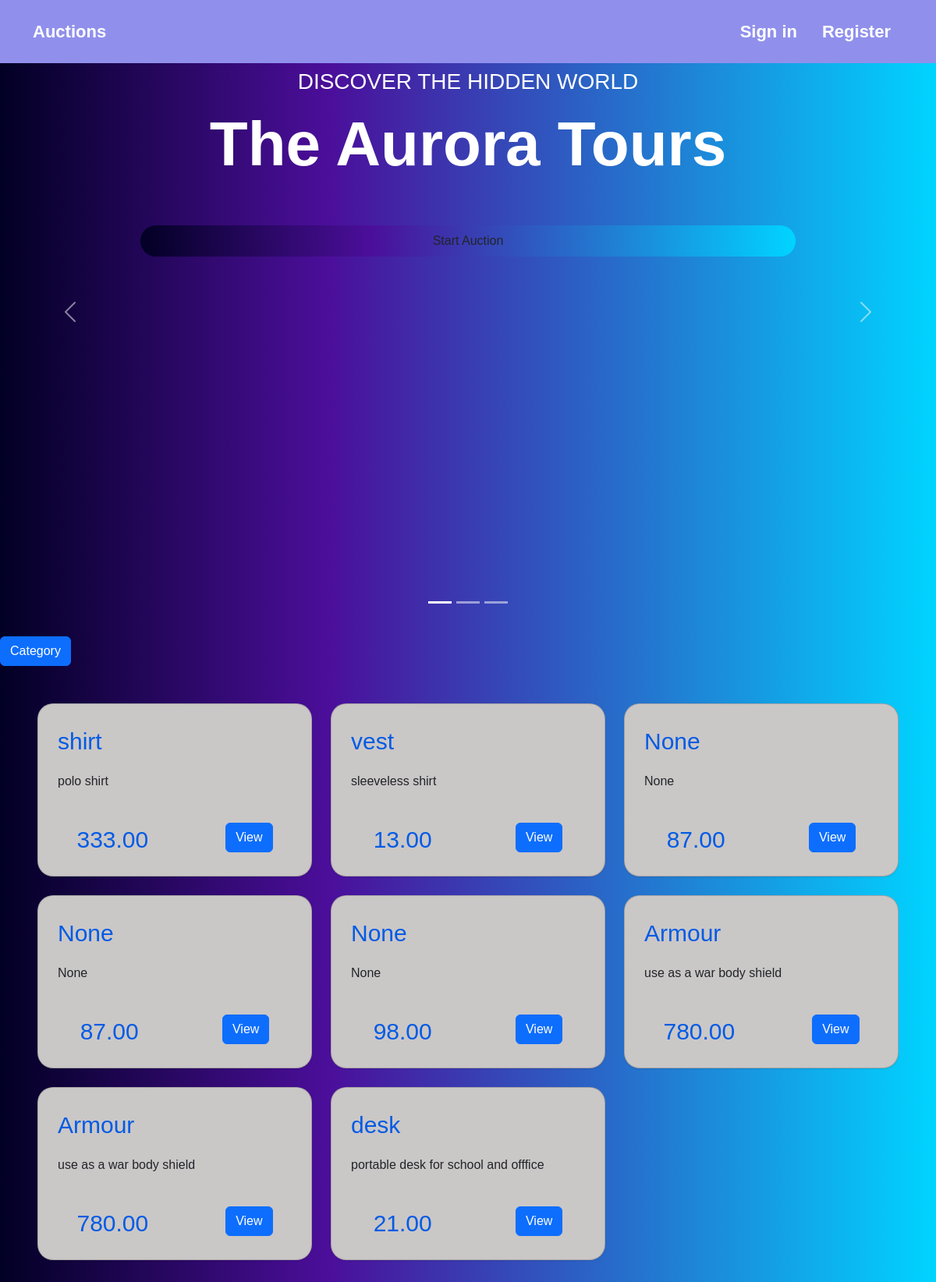
Before: / with the older database file.
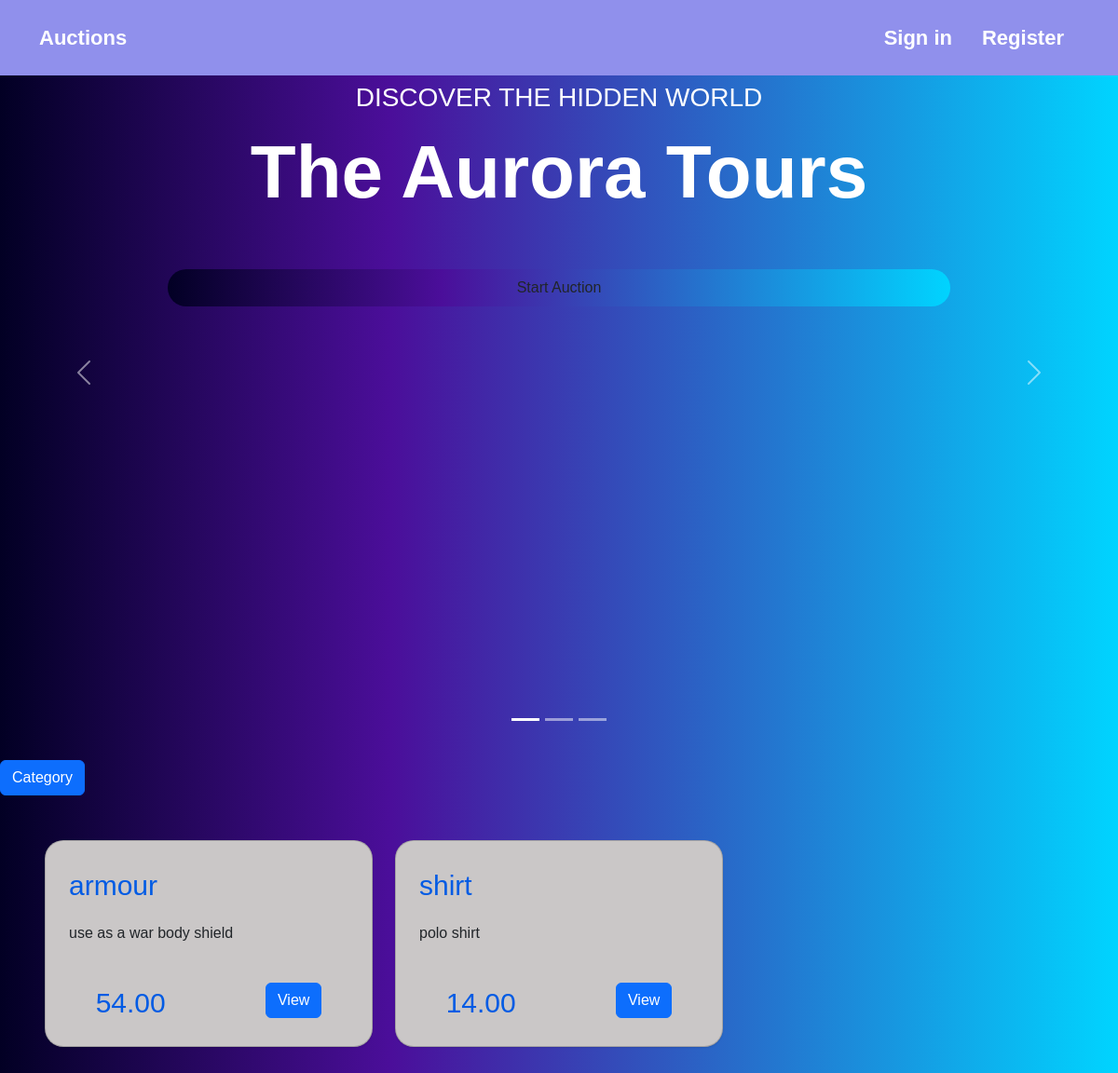
After: the same page with the newer database file.
### auctions/models.py (models this page shows, shortened)
class Listing(models.Model):
    options = [
        ("Co", "Clothing"),
        ("PH", "Phones"),
        ("FR", "Furnitures"),
    ]
    title = models.CharField(max_length=100, null=True)
    description = models.TextField(null=True)
    starting_bid = models.DecimalField(max_digits=10, default=10, decimal_places=2)
    current_bid = models.DecimalField(max_digits=10, null=True, decimal_places=2)
    creator = models.ForeignKey(settings.AUTH_USER_MODEL, null=True, on_delete=models.CASCADE)
    created_at = models.DateTimeField(auto_now_add=True, null=True)
    is_active = models.BooleanField(default=True)
    category = models.CharField(choices=options, max_length=5, blank=False, null=True)

### auctions/views.py (the view)
# urls.py: path("", views.index, name="index"),
def index(request):
    listings = Listing.objects.filter(is_active=True)
    return render(request, "auctions/index.html", {
        "data": listings,
    })

### auctions/templates/auctions/index.html (shortened to what this page needs)
{% extends "auctions/layout.html" %}
{% block body %}
    <div id="hero-carousel" class="carousel slide" data-bs-ride="carousel">
        <div class="carousel-indicators">
        <button type="button" data-bs-target="#hero-carousel" data-bs-slide-to="0" class="active" aria-current="true" aria-label="Slide 1"></button>
        <button type="button" data-bs-target="#hero-carousel" data-bs-slide-to="1" aria-label="Slide 2"></button>
        <button type="button" data-bs-target="#hero-carousel" data-bs-slide-to="2" aria-label="Slide 3"></button>
        </div>
        <div class="carousel-inner">
            <div class="carousel-item active c-item">
                <img src="https://media.istockphoto.com/id/1249219777/photo/shopping-online-concept-parcel-or-paper-cartons-with-a-shopping-cart-logo-in-a-trolley-on-a.jpg?s=612x612&w=0&k=20&c=EWKEahyVLY8iAHyirCCDESHRGW37lqUJ7In0SssNSLE=" class="d-block w-100 c-img" alt="Slide 1">
                <div class="carousel-caption top-0 mt-4">
                    <p class="mt-5 fs-3 text-uppercase">Discover the hidden world</p>
                    <h1 class="display-1 fw-bolder text-capitalize">The Aurora Tours</h1>
                    <button id="custom-button" class="btn px-4 py-2 fs-10 mt-5">Start Auction</button>
                </div>
            </div>
        </div>
        <button class="carousel-control-prev" type="button" data-bs-target="#hero-carousel" data-bs-slide="prev">
            <span class="carousel-control-prev-icon" aria-hidden="true"></span>
        </button>
        <button class="carousel-control-next" type="button" data-bs-target="#hero-carousel" data-bs-slide="next">
            <span class="carousel-control-next-icon" aria-hidden="true"></span>
        </button>
    </div>
    <div>
        <a href="{% url 'category' %}"><button class="btn btn-primary mt-3" type="button">Category</button></a>
    </div>
    <div class="row row-cols-1 row-cols-md-3 g-4 p-5" id="doc">
        {% for inst in data %}
        <div class="col">
            <div class="card">
                <div class="card-body">
                    <h3 class="card-title">{{inst.title}}</h3>
                    <p class="card-text">{{inst.description}}</p>
                </div>
                <div class="mb-2 d-flex justify-content-around">
                    <h3>{% if inst %}{{ inst.current_bid }}{% else %} {{ inst.starting_bid }} {% endif %}</h3>
                    <a href="{% url 'listing_detail' id=inst.id %}"><button class="btn btn-primary mt-3" type="button">View</button></a>
                </div>
            </div>
        </div>
        {% empty %}
        <h3>No listing found</h3>
        {% endfor %}
    </div>
{% endblock %}

Changed rows visible on the page:
removed Listing: title "vest", description "sleeveless shirt", current_bid "13.00"
removed Listing: title "None", description "None", current_bid "87.00"
removed Listing: title "None", description "None", current_bid "87.00"
removed Listing: title "None", description "None", current_bid "98.00"
removed Listing: title "Armour", description "use as a war body shield", current_bid "780.00"
removed Listing: title "Armour", description "use as a war body shield", current_bid "780.00"
removed Listing: title "desk", description "portable desk for school and offfice", current_bid "21.00"
now on this page (row edited): Listing: title "armour", description "use as a war body shield", current_bid "54.00"
changed Listing "shirt": current_bid "333.00" → "14.00"
